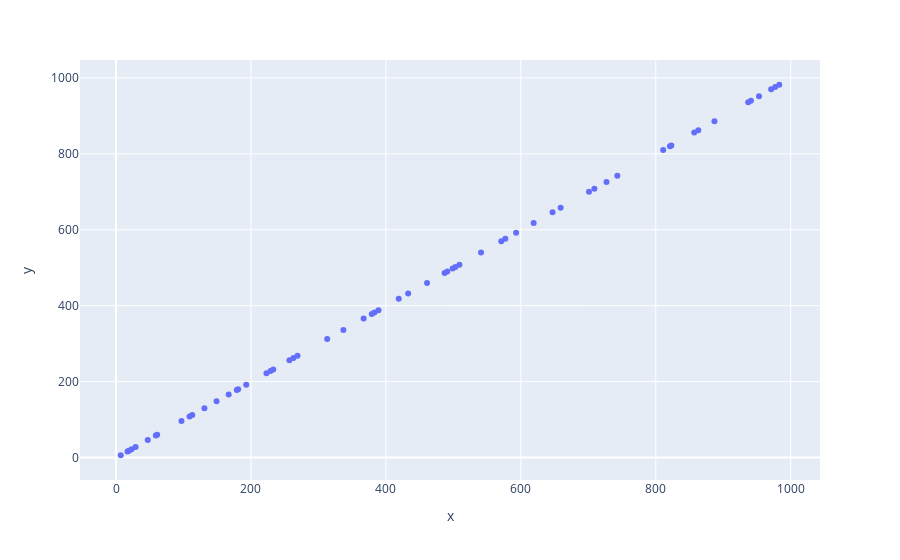

The notebook cell this image was saved under:
### Markdown cell above
## データ（第２回より）

### Code cell
def cycle(n,x,k):
    history=[x]
    y=x
    y=(k*y)%n
    while not (y in history):
        history.append(y)
        y=(k*y)%n
    if y==0:
        return [0]
    else:
        u=y
        orbit=[u]
        y=(k*y)%n
        while y!=u:
            orbit.append(y)
            y=(k*y)%n
        return orbit

def shuuki(n,k):
    return len(cycle(n,1,k)) 

N=1000
import numpy as np
dfD0=pd.DataFrame([[n,shuuki(n,10)] for n in range(1,N+1) ],columns=["x","y"])

from sympy import isprime
condPrime=np.array([isprime(n) for n in dfD0.x])

dfD=dfD0[np.all([dfD0.y>0.7*dfD0.x,condPrime],axis=0)]

px.scatter(dfD,x="x",y="y")

### Figure 1 — Plotly figure (JSON) as saved in the notebook; plotly's stock layout.template omitted (floating-point values rounded to 4 significant figures)
{"data": [{"hovertemplate": "x=%{x}<br>y=%{y}<extra></extra>", "legendgroup": "", "marker": {"color": "#636efa", "symbol": "circle"}, "mode": "markers", "name": "", "orientation": "v", "showlegend": false, "type": "scatter", "x": [7, 17, 19, 23, 29, 47, 59, 61, 97, 109, 113, 131, 149, 167, 179, 181, 193, 223, 229, 233, 257, 263, 269, 313, 337, 367, 379, 383, 389, 419, 433, 461, 487, 491, 499, 503, 509, 541, 571, 577, 593, 619, 647, 659, 701, 709, 727, 743, 811, 821, 823, 857, 863, 887, 937, 941, 953, 971, 977, 983], "xaxis": "x", "y": [6, 16, 18, 22, 28, 46, 58, 60, 96, 108, 112, 130, 148, 166, 178, 180, 192, 222, 228, 232, 256, 262, 268, 312, 336, 366, 378, 382, 388, 418, 432, 460, 486, 490, 498, 502, 508, 540, 570, 576, 592, 618, 646, 658, 700, 708, 726, 742, 810, 820, 822, 856, 862, 886, 936, 940, 952, 970, 976, 982], "yaxis": "y"}], "layout": {"legend": {"tracegroupgap": 0}, "margin": {"t": 60}, "xaxis": {"anchor": "y", "domain": [0, 1], "title": {"text": "x"}}, "yaxis": {"anchor": "x", "domain": [0, 1], "title": {"text": "y"}}}}
